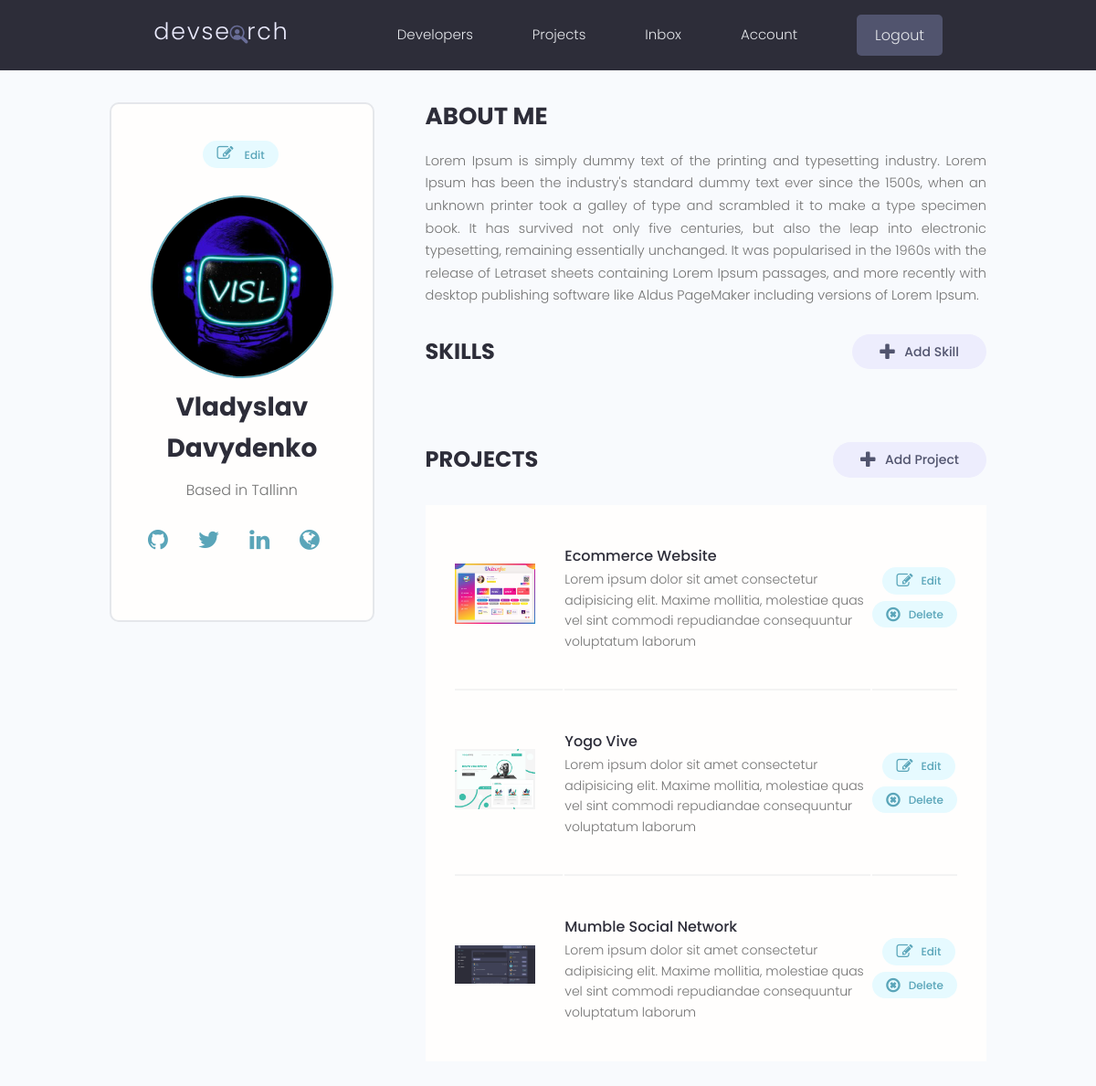
The app's page /account/ (signed in) with its own data.
### users/models.py (models this page shows, shortened)
class Profile(models.Model):
    user = models.OneToOneField(User, on_delete=models.CASCADE, null=True, blank=True)
    name = models.CharField(max_length=200, blank=True, null=True)
    email = models.EmailField(max_length=500, blank=True, null=True)
    username = models.CharField(max_length=200, blank=True, null=True)
    location = models.CharField(max_length=200, blank=True, null=True)
    short_intro = models.CharField(max_length=200, blank=True, null=True)
    bio = models.TextField(blank=True, null=True)
    profile_image = models.ImageField(null = True, blank=True, upload_to='profiles/', default= 'profiles/user-default.png')
    social_github = models.CharField(max_length=200, blank=True, null=True)
    social_stackoverflow = models.CharField(max_length=200, blank=True, null=True)
    social_twitter = models.CharField(max_length=200, blank=True, null=True)
    social_linkedin = models.CharField(max_length=200, blank=True, null=True)
    social_website = models.CharField(max_length=200, blank=True, null=True)
    created = models.DateTimeField(auto_now_add=True)
    id = models.UUIDField(default=uuid.uuid4, unique=True, primary_key=True, editable=False)
    class Meta:
        ordering=['created', 'name']
    @property
    def imageUrl(self):
        try:
            url = self.profile_image.url
        except:
            url = ''
        return url

### projects/models.py (models this page shows, shortened)
class Project(models.Model):
    owner = models.ForeignKey(Profile, null = True, blank=True, on_delete=models.CASCADE)
    title = models.CharField(max_length=200)
    description = models.TextField(null=True, blank=True)
    featured_image = models.ImageField(null=True, blank=True, default="default.jpg")
    demo_link = models.CharField(max_length=2000, null=True, blank=True)
    source_link = models.CharField(max_length=2000, null=True, blank=True)
    vote_total = models.IntegerField(default=0, null=True, blank=True)
    vote_ratio = models.IntegerField(default=0, null=True, blank=True)
    tags = models.ManyToManyField('Tag', blank=True)
    created = models.DateTimeField(auto_now_add=True)
    id = models.UUIDField(default=uuid.uuid4, unique=True, primary_key=True, editable=False)
    class Meta:
        ordering=['-vote_ratio', '-vote_total', 'title']
    @property
    def imageUrl(self):
        try:
            url = self.featured_image.url
        except:
            url = ''
        return url

### users/views.py (the view)
# urls.py: path('account/', views.userAccount, name='account'),
@login_required(login_url='login')
def userAccount(request):
    profile = request.user.profile
    skills = profile.skill_set.all()
    projects = profile.project_set.all()
    context = {'profile': profile, 'skills': skills, 'projects': projects}
    return render(request, 'users/account.html', context)

### users/templates/users/account.html (shortened to what this page needs)
{% extends 'main.html' %}
{% block content %}
<main class="settingsPage profile my-md">
  <div class="container">
    <div class="layout">
      <div class="column column--1of3">
        <div class="card text-center">
          <div class="card__body dev">
            <a class="tag tag--pill tag--main settings__btn" href="{% url 'edit-account' %}"><i class="fa fa-edit"></i>
              Edit</a>
            <img class="avatar avatar--xl dev__avatar" src="{{profile.imageUrl}}" />
            <h2 class="dev__name">{{profile.name}}</h2>
            <p class="dev__location">Based in {{profile.location}}</p>
            <ul class="dev__social">
              {% if profile.social_github %}
              <li>
                <a title="Github" href="{{profile.social_github}}" target="_blank"><i class="fa fa-github"></i></a>
              </li>
              {% endif %}
              {% if profile.social_twitter %}
              <li>
                <a title="Twitter" href="{{profile.social_twitter}}" target="_blank"><i class="fa fa-twitter"></i></a>
              </li>
              {% endif %}
              {% if profile.social_linkedin %}
              <li>
                <a title="LinkedIn" href="{{profile.social_linkedin}}" target="_blank"><i
                    class="fa fa-linkedin"></i></a>
              </li>
              {% endif %}
              {% if profile.social_website %}
              <li>
                <a title="Personal Website" href="{{profile.social_website}}" target="_blank"><i
                    class="fa fa-globe"></i></a>
              </li>
              {% endif %}
            </ul>
          </div>
        </div>
      </div>
      <div class="column column--2of3">
        <div class="devInfo">
          <h3 class="devInfo__title">About Me</h3>
          <p class="devInfo__about">{{profile.bio}}</p>
        </div>
        <div class="settings">
          <h3 class="settings__title">Skills</h3>
          <a class="tag tag--pill tag--sub settings__btn tag--lg" href="{% url 'create-skill' %}"><i
              class="fa fa-plus"></i> Add Skill</a>
        </div>
        <div class="settings">
          <h3 class="settings__title">Projects</h3>
          <a class="tag tag--pill tag--sub settings__btn tag--lg" href="{% url 'create-project' %}"><i
              class="fa fa-plus"></i> Add Project</a>
        </div>
        <table class="settings__table">
          {% for project in projects %}
          <tr>
            <td class="settings__thumbnail">
              <a href="{% url 'single-project' project.id %}"><img src="{{project.imageUrl}}" alt="Project Thumbnail" /></a>
            </td>
            <td class="settings__tableInfo">
              <a href="{% url 'single-project' project.id %}">{{project.title}}</a>
              <p>{{project.description|slice:"150"}}</p>
            </td>
            <td class="settings__tableActions">
              <a class="tag tag--pill tag--main settings__btn" href="{% url 'update-project' project.id %}"><i
                  class="fa fa-edit"></i> Edit</a>
              <a class="tag tag--pill tag--main settings__btn"
                href="{% url 'delete-project' project.id %}?next=/account"><i class="fa fa-times-circle-o"></i>
                Delete</a>
            </td>
          </tr>
          {% endfor %}
        </table>
      </div>
    </div>
  </div>
</main>
{% endblock %}

### static/styles/app.css (style rules this page uses)
:root { --color-sub: #2d2d39; }
.card { border: 2px solid var(--color-light); }
img { width: 100%; }
.tag > i.fa { font-size: 1.5em; margin-right: 0.5em; }
i.fa { font-size: 1.7em; margin-right: 0.7em; }
.profile .card > .dev { padding: 4rem; }
.dev__avatar { display: block; margin: auto; }
.dev__name { color: var(--color-sub); font-size: 2.8rem; font-weight: 700; margin-top: 1rem; margin-bottom: 0.5rem; }
.dev__location { margin-top: 1rem; }
.dev__social { margin: 3rem 0; list-style: none; display: flex; justify-content: center; gap: 1.5rem; }
.devInfo { margin-bottom: 3rem; }
.devInfo__title, .devInfo__subtitle { font-size: 2.6rem; color: var(--color-sub); text-transform: uppercase; font-weight: 700; margin-bottom: 1.5rem; }
.devInfo__about, .devSkill__info { font-size: 1.45rem; line-height: 1.7; text-align: justify; }
.settingsPage .dev > .settings__btn { display: inline-block; margin-bottom: 3rem; }
.settings { display: flex; justify-content: space-between; align-items: center; }
.settings__title { font-size: 2.4rem; text-transform: uppercase; font-weight: 700; color: var(--color-sub); }
.settings__table { margin-top: 3rem; margin-bottom: 5rem; padding: 0 3rem; background: var(--color-white); }
.settings__table tr { width: 100%; }
.settings__table tr > td { padding: 2rem 0; }
.settings__table tr:not(:last-child) td { border-bottom: 2px solid var(--color-white-light); }
.settings__thumbnail { width: 23%; min-width: 10rem; }
.settings__thumbnail img { padding-right: 3rem; height: 15rem; object-fit: contain; }
.settings__tableInfo { width: 100%; }
.settings__tableInfo h4, .settings__tableInfo a { padding-right: 1rem; width: auto; font-size: 1.6rem; font-weight: 500; color: var(--color-sub); }
.settings__tableInfo p { font-size: 1.4rem; }
.settings__tableActions { text-align: right; }

### static/uikit/styles/modules/_variables.css (style rules this page uses)
:root { --color-main: #5aa5b9; --color-main-light: #e6faff; --color-sub: #3f4156; --color-sub-light: #51546e; --color-sub-lighter: #ededfd; --color-text: #737373; --color-gray: #8b8b8b; --color-light: #e5e7eb; --color-light-gray: #767676; --color-bg: #f8fafd; --color-white: #fffefd; --color-white-light: #f3f3f3; --color-success: #359e64; --color-success-bg: #def8e8; --color-error: #fc4b0b; --color-error-bg: #fff2ee; --font-base: 'Poppins', arial, helvetica, 'Segoe UI', roboto, ubuntu, sans-serif; --font-monospace: 'Fira Code', 'Courier New', courier, monospace; --font-regular: 300; --font-medium: 500; --font-bold: 700; --generic-shadow: 1px 1px 5px #00000010; --generic-transition: all 0.3s ease-in-out; }

### static/uikit/styles/modules/_base.css (style rules this page uses)
* { margin: 0; padding: 0; box-sizing: border-box; text-rendering: optimizeLegibility; color: inherit; font-size: inherit; }
html { font-size: 50%; }
@media only screen and (min-width: 480px) { html { font-size: 56.25%; } }
@media only screen and (min-width: 1200px) { html { font-size: 62.5%; } }
body { line-height: 1.6; font-weight: 400; font-size: 1.5rem; color: var(--color-text); background-color: var(--color-bg); min-height: 100vh; }

### static/uikit/styles/modules/_typography.css (style rules this page uses)
* { font-family: var(--font-base); }
h2 { font-size: 3.6rem; font-weight: var(--font-bold); }
h3 { font-size: 3.2rem; font-weight: var(--font-medium); }
p, span, strong { font-size: 1.6rem; color: var(--color-text); font-weight: var(--font-regular); }
a { padding-bottom: 2px; text-decoration: none; display: inline-block; color: var(--color-main); font-weight: var(--font-medium); }

### static/uikit/styles/modules/_utilities.css (style rules this page uses)
.container { width: 92%; max-width: 165rem; margin: 0 auto; box-sizing: border-box; }
@media screen and (min-width: 1000px) { .container { width: 90%; } }
@media screen and (min-width: 1200px) { .container { width: 80%; } }
.text-center { text-align: center; }
.my-md { margin: 3rem auto; }

### static/uikit/styles/modules/_avatar.css (style rules this page uses)
.avatar { border-radius: 50%; border: 2px solid var(--color-main); object-fit: cover; }
.avatar--xl { height: 20rem; width: 20rem; }

### static/uikit/styles/modules/_card.css (style rules this page uses)
.card { border-radius: 1rem; background-color: var(--color-white); border: 1.5px solid var(--color-light); width: auto; height: auto; margin-top: 0.5rem; margin-bottom: 0.5rem; overflow: hidden; }
.card__body, .card__header { padding: 2rem 2.5rem; }

### static/uikit/styles/modules/_layout.css (style rules this page uses)
.layout { display: flex; flex-flow: row wrap; justify-content: space-between; }
.layout > .column { margin-bottom: 3rem; }
.layout > .column.column--1of3 { flex-basis: 30%; }
.layout > .column.column--2of3 { flex-basis: 64%; }

### records on screen
Profile: imageUrl (picture), name "Vladyslav Davydenko", location "Tallinn", bio "Lorem Ipsum is simply dummy text of the printing and typesetting industry. Lorem Ipsum has been the industry's standard dummy text ever since the 1500s, when an unknown printer took a galley of type and scrambled it to make a type specimen book. It has survived not only five centuries, but also the leap into electronic typesetting, remaining essentially unchanged. It was popularised in the 1960s with the release of Letraset sheets containing Lorem Ipsum passages, and more recently with desktop publishing software like Aldus PageMaker including versions of Lorem Ipsum."
Project: imageUrl (picture), title "Ecommerce Website", description "Lorem ipsum dolor sit amet consectetur adipisicing elit. Maxime mollitia, molestiae quas vel sint commodi repudiandae consequuntur voluptatum laborum"
Project: imageUrl (picture), title "Yogo Vive", description "Lorem ipsum dolor sit amet consectetur adipisicing elit. Maxime mollitia, molestiae quas vel sint commodi repudiandae consequuntur voluptatum laborum"
Project: imageUrl (picture), title "Mumble Social Network", description "Lorem ipsum dolor sit amet consectetur adipisicing elit. Maxime mollitia, molestiae quas vel sint commodi repudiandae consequuntur voluptatum laborum"
